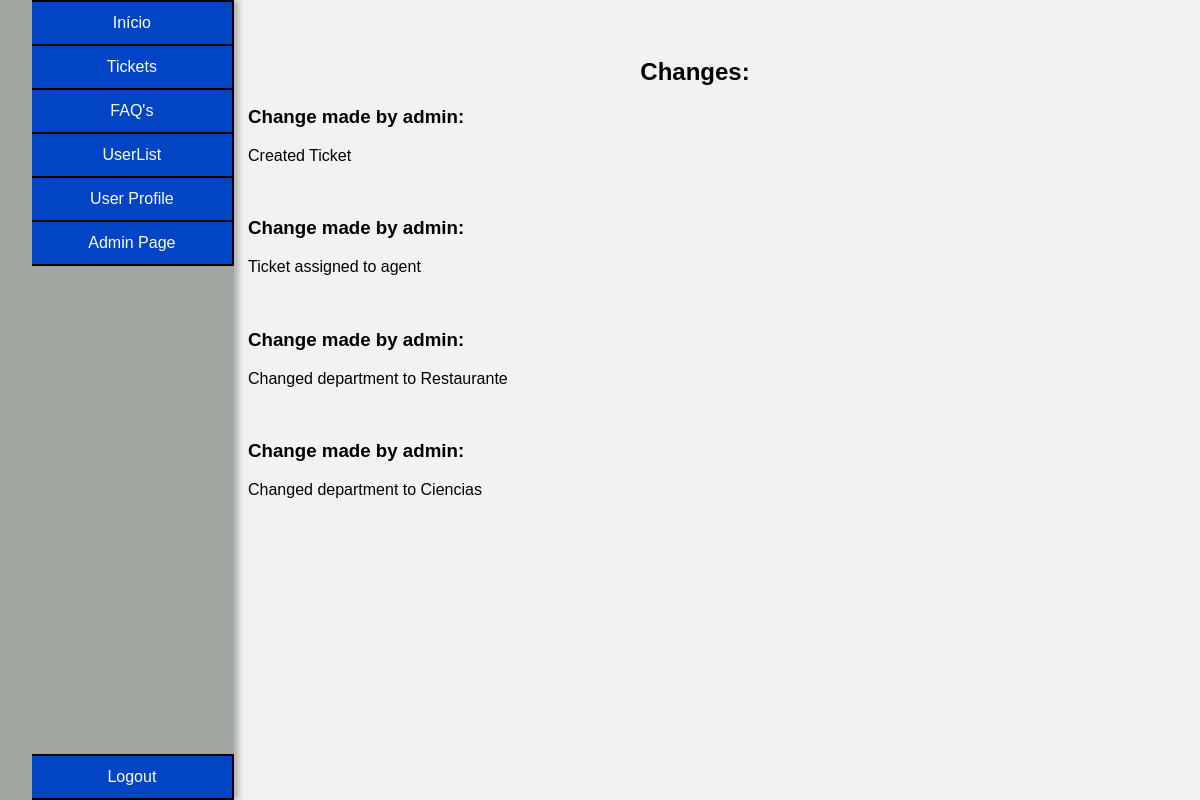
The app's page /list_of_changes.php?ticket_id=2 (signed in) with its own data.
### tables this page shows
CREATE TABLE changesToTicket (
  id INTEGER PRIMARY KEY,
  user_id INTEGER,
  ticket_id INTEGER,
  change TEXT NOT NULL,
  FOREIGN KEY (user_id) REFERENCES user(id) ON DELETE CASCADE,
  FOREIGN KEY (ticket_id) REFERENCES tickets(id) ON DELETE CASCADE
);

CREATE TABLE user(
    id INTEGER PRIMARY KEY,
    name VARCHAR(50) NOT NULL,
    username VARCHAR(50) UNIQUE NOT NULL,
    email VARCHAR(50) UNIQUE NOT NULL,
    password VARCHAR(255) NOT NULL,
    role VARCHAR(10) CHECK(role = 'client' or role = 'agent' or role = 'admin') NOT NULL,
    department_id INTEGER,
    FOREIGN KEY (department_id) REFERENCES department(id)
);

### functions.php (called while the page is built, shortened)
<?php
function searchUser($id){
    $db = getDatabaseConnection();
    $stmt = $db->prepare('SELECT * FROM user WHERE id = ?');
    $stmt->execute(array($id));
    return $stmt->fetch();
}
?>

### list_of_changes.php (the view, shortened to what this page needs)
<?php
require_once('functions.php');
$db = getDatabaseConnection();
$user = searchUser($_SESSION["user_id"]);
$stmt = $db->prepare('SELECT * FROM changesToTicket WHERE ticket_id = ?');
$stmt->execute(array($_GET["ticket_id"]));
$changes = $stmt->fetchAll();
?>
<!DOCTYPE html>
<html lang="en-US">
<link rel="stylesheet" href="css/style_index.css">
<link rel="stylesheet" href="css/user_profile.css">
   <head>
   </head>
   <body>
    <div class="container_master">
      <div class="container">
        <ul class="buttons">
        <button class="index" onclick="indexPage()">Início</button>
            <button class="tickets" onclick="ticketsPage()">Tickets</button>
            <button class="faqs" onclick="faqsPage()">FAQ's</button>
            <button class="users" onclick="usersPage()">UserList</button>
            <button onclick="sendDataUser('<?php echo $user['username'] ?>')">User Profile</button>
            <?php if($user["role"] == "admin"): ?>
            <button class="admin_page" onclick="adminPage()">Admin Page</button>
            <?php endif; ?>
            <button class="logout" onclick="logoutPage()">Logout</button>
        </ul>
      </div>
      <div class="content">
        <h2>Changes:</h2>
        <?php
          foreach($changes as $change){
            $change_author = searchUser($change["user_id"]);
            echo "<h3>Change made by " . $change_author["username"] . ":</h3>";
            echo "<p>" . $change["change"] . "</p>";
            echo "<br>";
          }
        ?>
      </div>
    </div>
   </body>
</html>

### css/style_index.css (style rules this page uses)
body { font-family: Arial, sans-serif; background-color: #f2f2f2; }
.buttons .admin_page { border-bottom: solid 2px black; }
.buttons .logout { border-bottom: solid 2px black; }
.buttons li, .buttons button { background-color: #0245c4; text-decoration: none; color: white; border: none; color: white; padding: 12px 20px; text-align: center; text-decoration: none; display: inline-block; font-size: 16px; cursor: pointer; width: 10em; border-top: solid 2px black; border-right: solid 2px black; }
.buttons { margin-top: 0%; }
.buttons button { width: 12.61em; }
h1, h2 { text-align: center; margin-top: 50px; }
h2 { font-size: 24px; }
.logout { position: fixed; bottom: 0; }
.container_master { display: flex; justify-content: space-between; margin: 0 50px; margin-top: 0; }
.container { display: flex; justify-content: space-between; margin-left: -5.5%; background-color: #9fa59f; height: 100%; position: fixed; bottom: 0; box-shadow: 5px 0 5px rgba(0, 0, 0, 0.25), -5px 0 5px rgba(0, 0, 0, 0.25); }
.buttons { display: flex; flex-direction: column; align-items: flex-start; }
.content { flex: 1; margin-left: 190px; width: 50em; }

### records on screen
changestoticket: user.username "admin", change "Created Ticket"
changestoticket: user.username "admin", change "Ticket assigned to agent"
changestoticket: user.username "admin", change "Changed department to Restaurante"
changestoticket: user.username "admin", change "Changed department to Ciencias"
